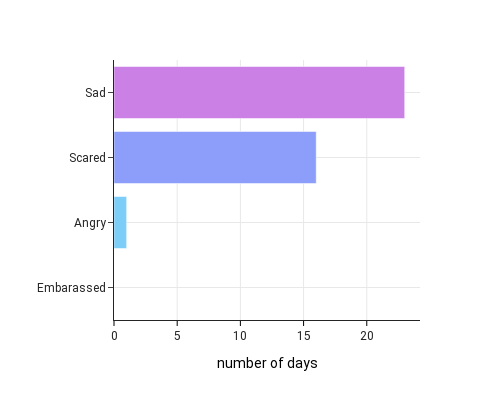

Source (notebook cell):
### Code cell
df_n_days_pos = df_n_days[df_n_days.emotion.isin(positive_emotion_list)]
df_n_days_neg = df_n_days[df_n_days.emotion.isin(negative_emotion_list)]
fig = px.bar(
    df_n_days_neg.sort_values(by='value', ascending=False),
    x="value",
    y="emotion",
    color="emotion",
    color_discrete_map=dict_emotion_color,
    orientation='h',
    #hover_data=["tip", "size"],
    height=400,
    width=500,
    template='simple_white'
)
fig.update_layout(
    font=dict(
        family="Roboto",
        size=12
    ),
    xaxis_title='number of days',
    yaxis_title='',
    xaxis=dict(showgrid=True, tickcolor='black', title_font_color='black'), 
    yaxis=dict(showgrid=True),
    showlegend=False
)
fig.show()

### Figure 1 — Plotly figure (JSON) as saved in the notebook; plotly's stock layout.template omitted (floating-point values rounded to 4 significant figures)
{"data": [{"alignmentgroup": "True", "hovertemplate": "emotion=%{y}<br>value=%{x}<extra></extra>", "legendgroup": "Sad", "marker": {"color": "#ca80e5", "pattern": {"shape": ""}}, "name": "Sad", "offsetgroup": "Sad", "orientation": "h", "showlegend": true, "textposition": "auto", "type": "bar", "x": [23], "xaxis": "x", "y": ["Sad"], "yaxis": "y"}, {"alignmentgroup": "True", "hovertemplate": "emotion=%{y}<br>value=%{x}<extra></extra>", "legendgroup": "Scared", "marker": {"color": "#8d9dfa", "pattern": {"shape": ""}}, "name": "Scared", "offsetgroup": "Scared", "orientation": "h", "showlegend": true, "textposition": "auto", "type": "bar", "x": [16], "xaxis": "x", "y": ["Scared"], "yaxis": "y"}, {"alignmentgroup": "True", "hovertemplate": "emotion=%{y}<br>value=%{x}<extra></extra>", "legendgroup": "Angry", "marker": {"color": "#7ccdf8", "pattern": {"shape": ""}}, "name": "Angry", "offsetgroup": "Angry", "orientation": "h", "showlegend": true, "textposition": "auto", "type": "bar", "x": [1], "xaxis": "x", "y": ["Angry"], "yaxis": "y"}, {"alignmentgroup": "True", "hovertemplate": "emotion=%{y}<br>value=%{x}<extra></extra>", "legendgroup": "Embarassed", "marker": {"color": "#6ad2a7", "pattern": {"shape": ""}}, "name": "Embarassed", "offsetgroup": "Embarassed", "orientation": "h", "showlegend": true, "textposition": "auto", "type": "bar", "x": [0], "xaxis": "x", "y": ["Embarassed"], "yaxis": "y"}], "layout": {"barmode": "relative", "font": {"family": "Roboto", "size": 12}, "height": 400, "legend": {"title": {"text": "emotion"}, "tracegroupgap": 0}, "margin": {"t": 60}, "showlegend": false, "width": 500, "xaxis": {"anchor": "y", "autorange": true, "domain": [0, 1], "range": [0, 24.21], "showgrid": true, "tickcolor": "black", "title": {"font": {"color": "black"}, "text": "number of days"}, "type": "linear"}, "yaxis": {"anchor": "x", "autorange": true, "categoryarray": ["Embarassed", "Angry", "Scared", "Sad"], "categoryorder": "array", "domain": [0, 1], "range": [-0.5, 3.5], "showgrid": true, "title": {"text": ""}, "type": "category"}}}
